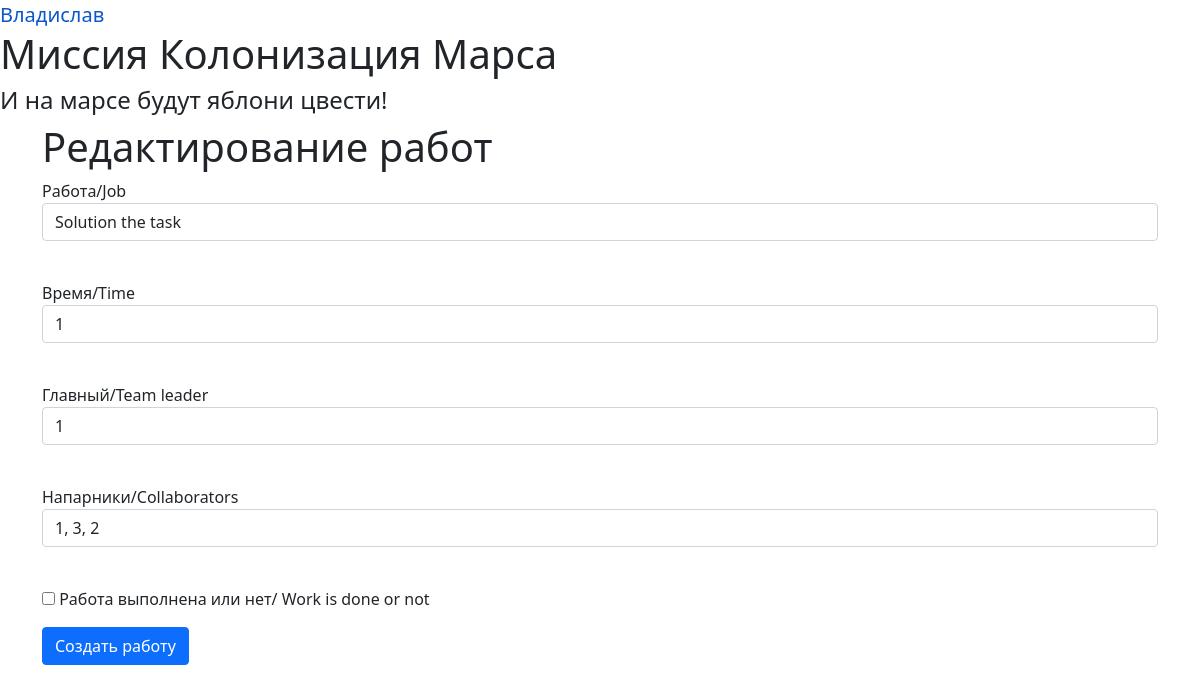
The page /edit_jobs/1 (signed in) on the database its author committed.
### data/users.py (models this page shows, shortened)
class User(SqlAlchemyBase, UserMixin, SerializerMixin):
    __tablename__ = 'users'
    id = sqlalchemy.Column(sqlalchemy.Integer,
                           primary_key=True, autoincrement=True)
    surname = sqlalchemy.Column(sqlalchemy.String)
    name = sqlalchemy.Column(sqlalchemy.String)
    age = sqlalchemy.Column(sqlalchemy.Integer)
    position = sqlalchemy.Column(sqlalchemy.String)
    speciality = sqlalchemy.Column(sqlalchemy.String)
    address = sqlalchemy.Column(sqlalchemy.String)
    email = sqlalchemy.Column(sqlalchemy.String, unique=True)
    hashed_password = sqlalchemy.Column(sqlalchemy.String, nullable=True)
    modified_date = sqlalchemy.Column(sqlalchemy.DateTime)
    city_from = sqlalchemy.Column(sqlalchemy.String)
    jobs = orm.relationship("Jobs", back_populates='user')
    department = orm.relationship("Department", back_populates='user')

### data/jobs.py (models this page shows)
class Jobs(SqlAlchemyBase, SerializerMixin):
    __tablename__ = 'jobs'
    id = sqlalchemy.Column(sqlalchemy.Integer,
                           primary_key=True, autoincrement=True)
    team_leader = sqlalchemy.Column(sqlalchemy.Integer,
                                    sqlalchemy.ForeignKey('users.id'))
    job = sqlalchemy.Column(sqlalchemy.String)
    work_size = sqlalchemy.Column(sqlalchemy.Integer)
    collaborators = sqlalchemy.Column(sqlalchemy.String)
    start_date = sqlalchemy.Column(sqlalchemy.DateTime, default=datetime.datetime.now)
    end_data = sqlalchemy.Column(sqlalchemy.DateTime, default=None)
    is_finished = sqlalchemy.Column(sqlalchemy.Boolean)
    user = orm.relationship('User')

### main.py (the view)
@app.route('/edit_jobs/<int:id>', methods=['GET', 'POST'])
@login_required
def edit_job(id):
    form = JobsForm()
    if request.method == 'GET':
        db_sess = db_session.create_session()
        job = db_sess.query(Jobs).filter(Jobs.id == id, Jobs.user == current_user).first()
        if job is None:
            job = db_sess.query(Jobs).filter(Jobs.id == id, current_user.id == 1).first()
        if job:
            form.job.data = job.job
            form.team_lead.data = job.team_leader
            form.collaborators.data = job.collaborators
            form.work_size.data = job.work_size
            form.is_finished.data = job.is_finished
        else:
            abort(404)
    if form.validate_on_submit():
        db_sess = db_session.create_session()
        jobs = db_sess.query(Jobs).filter(Jobs.id == id,
                                          Jobs.user == current_user).first()
        if jobs is None:
            jobs = db_sess.query(Jobs).filter(Jobs.id == id, current_user.id == 1).first()
        if jobs:
            jobs.job = form.job.data
            jobs.team_lead = form.team_lead.data
            jobs.collaborators = form.collaborators.data
            jobs.work_size = form.work_size.data
            jobs.is_finished = form.is_finished.data
            db_sess.commit()
            return redirect('/tables')
        else:
            abort(404)
    else:
        if current_user.is_authenticated:
            return render_template('add_jobs.html', form=form, title='Редактирование работ')
        return redirect('/login')

### forms/jobsform.py
class JobsForm(FlaskForm):
    job = StringField('Работа/Job', validators=[DataRequired()])
    work_size = IntegerField("Время/Time", validators=[DataRequired()])
    team_lead = IntegerField('Главный/Team leader', validators=[DataRequired()])
    collaborators = StringField('Напарники/Collaborators', default='')
    is_finished = BooleanField('Работа выполнена или нет/ Work is done or not')
    submit = SubmitField('Создать работу')

### data/db_session.py (called while the page is built)
def create_session() -> Session:
    global __factory
    return __factory()

### main.py (called while the page is built)
@login_manager.user_loader
def load_user(user_id):
    db_sess = db_session.create_session()
    return db_sess.query(User).get(user_id)

### templates/add_jobs.html (shortened to what this page needs)
{% extends "base.html" %}
{% block content %}
<h1>{{ title }}</h1>
<form action="" method="post">
    <p>
        {{ form.job.label }}<br>
        {{ form.job(class="form-control") }}<br>
    </p>
    <p>
        {{ form.work_size.label }}<br>
        {{ form.work_size(class="form-control") }}<br>
    </p>
     <p>
        {{ form.team_lead.label }}<br>
        {{ form.team_lead(class="form-control") }}<br>
    </p>
    <p>
        {{ form.collaborators.label }}<br>
        {{ form.collaborators(class="form-control") }}<br>
    </p>
    <p>{{ form.is_finished }} {{ form.is_finished.label  }}</p>
    <p>{{ form.submit(type="submit", class="btn btn-primary") }}</p>
</form>
{% endblock %}

### templates/base.html (shortened to what this page needs)
<!DOCTYPE html>
<html lang="ru">
<head>
    <link href="/static/style.css" rel="stylesheet" type="text/css"></link>
    <link href="/static/for_form.css" rel="stylesheet" type="text/css"></link>
    <link rel="stylesheet"
                                 href="https://cdn.jsdelivr.net/npm/bootstrap@5.0.0-beta1/dist/css/bootstrap.min.css"
>
    <nav>
        {% if current_user.is_authenticated %}
            <a class="navbar-brand" href="/logout">{{ current_user.name }}</a>
        {% else %}
            <p>
                <a class="btn btn-primary " href="/register">Зарегистрироваться</a>
                <a class="btn btn-success" href="/login">Войти</a>
            </p>
        {% endif %}
    </nav>
    </head>
    <body>
        <h1>Миссия Колонизация Марса</h1>
        <h4>И на марсе будут яблони цвести!</h4>
        <main role="main" class="container move-one-tab">
            {% block content %}{% endblock %}
        </main>
    </body>
</html>

### static/style.css (style rules this page uses)
.move-one-tab { margin-left: 20px; margin-bottom: 20px; }

### rows shown on the page
User: name "Владислав"
Jobs: job "Solution the task", work_size "1", collaborators "1, 3, 2"

### other values the page prints
{{ title }} "Редактирование работ"
